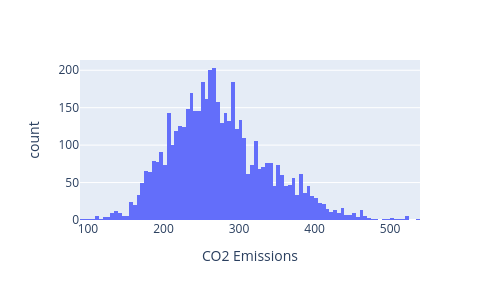

This figure's notebook cell:
### Code cell
px.histogram(df, x="CO2 Emissions", nbins=100, width=500, height=300)

### Figure 1 — Plotly figure (JSON) as saved in the notebook; plotly's stock layout.template omitted (floating-point values rounded to 4 significant figures; data arrays with more than 128 entries replaced by an {"elided": "..."} marker saying what was removed)
{"data": [{"alignmentgroup": "True", "bingroup": "x", "hovertemplate": "CO2 Emissions=%{x}<br>count=%{y}<extra></extra>", "legendgroup": "", "marker": {"color": "#636efa", "pattern": {"shape": ""}}, "name": "", "nbinsx": 100, "offsetgroup": "", "orientation": "v", "showlegend": false, "type": "histogram", "x": {"elided": "5000 int values"}, "xaxis": "x", "yaxis": "y"}], "layout": {"barmode": "relative", "height": 300, "legend": {"tracegroupgap": 0}, "margin": {"t": 60}, "width": 500, "xaxis": {"anchor": "y", "domain": [0, 1], "title": {"text": "CO2 Emissions"}}, "yaxis": {"anchor": "x", "domain": [0, 1], "title": {"text": "count"}}}}
